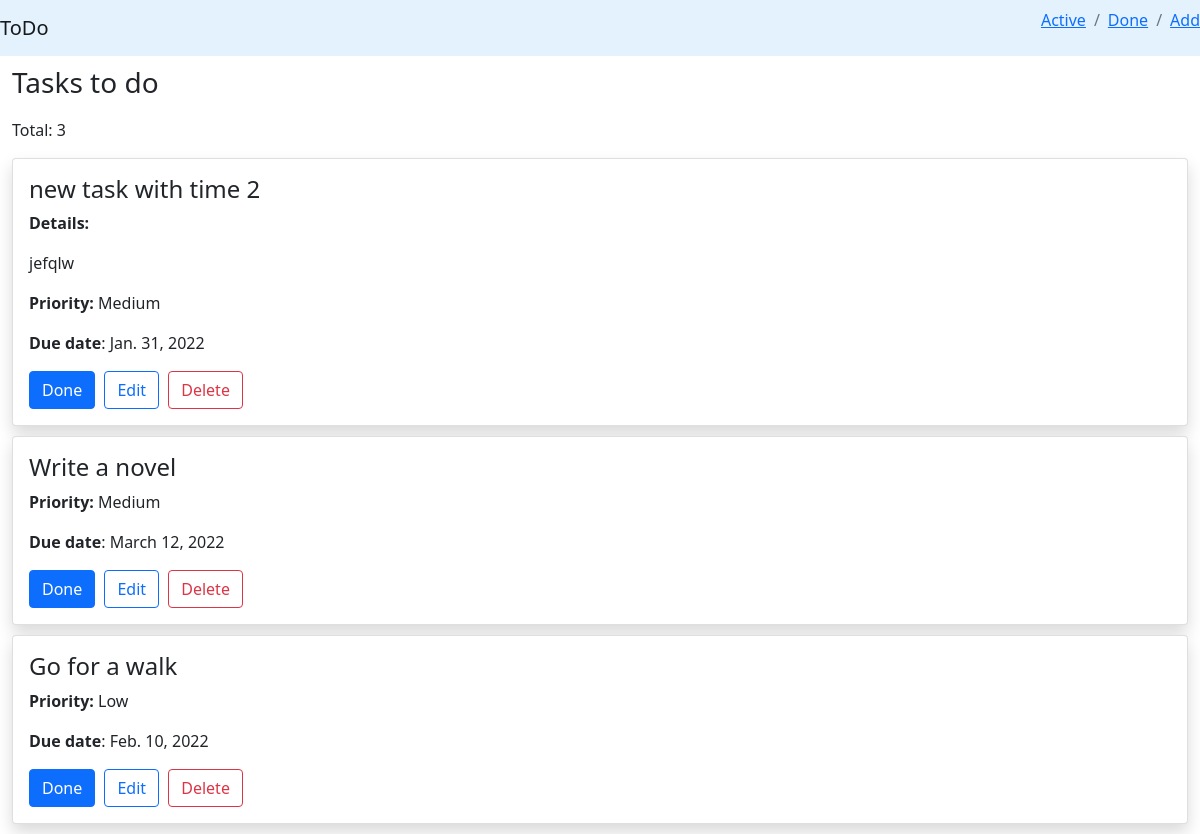
Screenshot of /to_do_app/ with the database file from the repository.
### to_do_app/models.py (models this page shows, shortened)
class Task(models.Model):
    class Priority(models.TextChoices):
        Lowest = 'Lowest'
        Low = 'Low'
        Medium = 'Medium'
        High = 'High'
        Highest = 'Highest'
    name = models.CharField(max_length=100)
    description = models.TextField(max_length=450, blank=True)
    priority = models.CharField(max_length=7, choices=Priority.choices, default=Priority.Medium)
    date = models.DateField(default=datetime.date.today())
    done_field = models.BooleanField(default=False)

### to_do_app/views.py (the view)
# urls.py: path('', views.index, name='index'),
def index(request):
    task_list = Task.objects.filter(done_field=False)
    return render(request, 'to_do_app/index.html', {'task_list': task_list})

### to_do_app/templates/to_do_app/index.html (shortened to what this page needs)
{% extends 'to_do_app/base.html' %}
{% block body %}
    <div class="container-fluid">
        <div class="row">
            <div class="col">
                <h3>Tasks to do</h3>
                <p>Total: {{task_list|length}}</p>
                {% for task in task_list %}
                    <div class="shadow card">
                        <div class="card-body">
                            <h4 class="card-title">{{task.name}}</h4>
                            {% if task.description %}
                                <p><b>Details:</b></p>
                                <p>{{task.description}}</p>
                            {% endif %}
                            <p><b>Priority:</b> {{task.priority}}</p>
                            <p><b>Due date</b>: {{task.date}}</p>
                            <form action="{% url 'to_do_app:done_true' task.id %}" method="POST">
                                <input type="submit" class="btn btn-primary" value="Done">
                                <a class="btn btn-outline-primary" href="{% url 'to_do_app:edit' task.id %}">Edit</a>
                                <button type="button" class="btn btn-outline-danger" data-toggle="modal" data-target="#delete_modal">
                                    Delete
                                </button>
                            </form>
                        </div>
                    </div>
                {% endfor %}
            </div>
        </div>
    </div>
{% endblock %}

### to_do_app/static/to_do_app/style.css (style rules this page uses)
.card { margin-bottom: 10px; }
h3 { padding: 10px 0px 10px; }
.btn { margin-right: 5px; }

### rows the page displays
Task: name "new task with time 2", description "jefqlw", priority "Medium", date "Jan. 31, 2022"
Task: name "Write a novel", priority "Medium", date "March 12, 2022"
Task: name "Go for a walk", priority "Low", date "Feb. 10, 2022"

### other values shown
{{ task_list|length }} "3"
